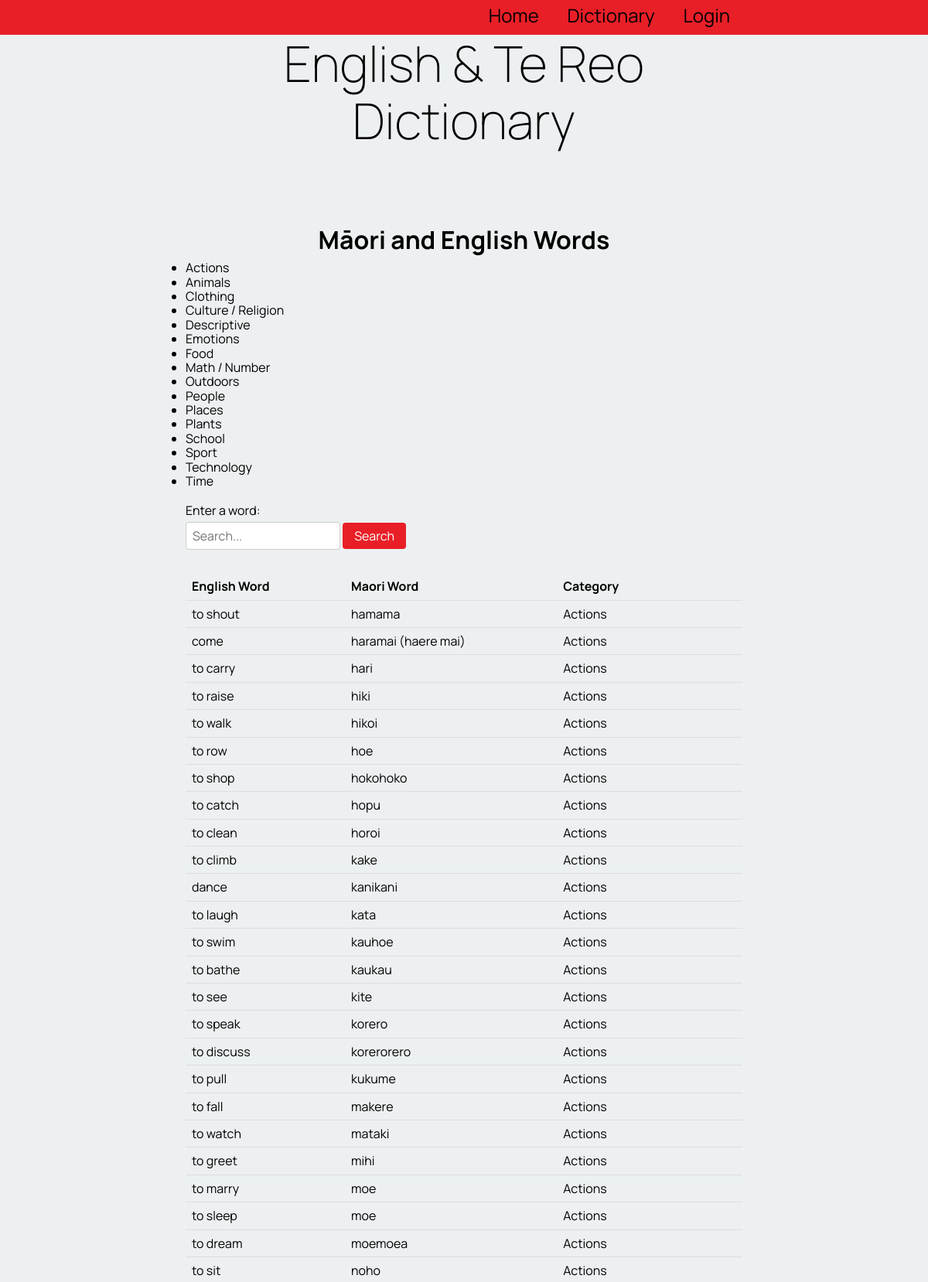
/dictionary_page (upper part), run on the app's committed database.
### tables this page shows
CREATE TABLE "category_table"
(
    cat_id        integer not null
        primary key autoincrement,
    category_name varchar
);

CREATE TABLE "table_word"
(
    word_id      integer not null
        primary key autoincrement,
    english_word varchar(100),
    te_reo_word  varchar(100),
    description  varchar(100),
    category     varchar(100),
    levels       varchar(100),
    user_fk      integer
        constraint table_word_table_account_id_fk
            references users_table,
    cat_fk       integer
        constraint table_word_category_table_cat_id_fk
            references category_table
, word_date varchar(100), image varchar(100));

### app.py (the view)
@app.route('/dictionary_page', methods=['POST','GET'])
def render_dictionary_page():
    if is_logged_in_teacher():
        print("Teacher if logged in!")
    search = request.args.get('search', '').lower().strip() #args stops attributeError by returning an empty string before you search something
    con = create_connection(DATABASE)
    query = "SELECT cat_id, category_name FROM category_table"
    cur = con.cursor()
    cur.execute(query)
    category_list = cur.fetchall()
    if search:    #search function
        query2 = """SELECT word_id, english_word, te_reo_word, category_name FROM table_word INNER JOIN category_table ON table_word.cat_fk = cat_id WHERE english_word LIKE ? OR te_reo_word LIKE ?"""
        cur.execute(query2, ('%' + search + '%', '%' + search + '%'))
    else:     #if no search term gets every word from the database and displays that instead
        query2 = """SELECT word_id, english_word, te_reo_word, category_name FROM table_word INNER JOIN category_table ON table_word.cat_fk = cat_id"""
        cur.execute(query2)
    word = cur.fetchall()
    con.close()
    return render_template('dictionary_page.html', logged_in=is_logged_in(), categories=category_list, words=word,teacher_log=is_logged_in_teacher())

### app.py (called while the page is built)
def create_connection(db_file): #connects to the database
    try:
        connection = sqlite3.connect(db_file)
        return connection
    except Error as e:
        print(e)   #prints the error message
    return None

def is_logged_in():    #checks if the user has logged in
    if session.get("email") is None:
        print("not logged in ")
        return False
    else:
        print("logged in!")
        return True

def is_logged_in_teacher():
        email = session.get("email")
        con = create_connection(DATABASE)
        cur = con.cursor()
        query = """SELECT is_teacher FROM users_table WHERE email = ?"""
        cur.execute(query, (email, ))
        teacher = cur.fetchall()
        con.close()
        print("yooo", teacher)
        if ('yes',) in teacher:
            print("teacher logged in!")
            con = create_connection(DATABASE)
            query = "SELECT users_id FROM users_table"
            cur = con.cursor()
            cur.execute(query)
            test = cur.fetchall()
            print(test)
            return True
        else:
            return False

### templates/dictionary_page.html (shortened to what this page needs)
{% extends 'base.html' %}
{% block pageheading %}Māori and English Words{% endblock %}
{% block main %}
    <ul>
        {% for catergory in categories %}
                <li>
                    <a href="/sort_by_category/{{ catergory[0] }}">{{ catergory[1] }}</a>
                </li>
        {% endfor %}
    </ul>
    <form action="{{ url_for('render_dictionary_page', cat_id=cat_id) }}" method="GET">
        <label for="word-search">Enter a word:</label>
        <input type="text" name="search" value="{{ search_term }}" placeholder="Search...">
        <button type="submit">Search</button>
    </form>
    <table>
        <thead>
            <tr>
                <th>English Word</th>
                <th>Maori Word</th>
                <th>Category</th>
            </tr>
        </thead>
        <tbody>
            {% for word in words %}
                <tr>
                    <td><a href="/word_info/{{ word[0] }}">{{ word[1] }}</a></td>
                    <td>{{ word[2] }}</td>
                    <td>{{ word[3] }}</td>
                </tr>
            {% endfor %}
        </tbody>
    </table>
{% endblock %}

### static/style.css (style rules this page uses)
* { font-family: 'Manrope', sans-serif; padding: 0; margin: 0; box-sizing: border-box; }
body { background-color: rgba(236, 240, 241, 1.0); }
a, a:visited { color: rgb(0, 0, 0); text-decoration: none; }
table { width: 100%; border-collapse: collapse; margin-bottom: 20px; }
table th, table td { padding: 8px; text-align: left; border-bottom: 1px solid #ddd; }
form { margin-bottom: 20px; }
form label { display: block; margin-bottom: 5px; }
form input[type="text"] { width: 200px; padding: 8px; border: 1px solid #ccc; border-radius: 4px; margin-bottom: 10px; }
form button { padding: 8px 15px; background-color: #e81f27; color: #fff; border: none; border-radius: 4px; cursor: pointer; }

### data on the page
category_table: category_name "Actions"
category_table: category_name "Animals"
category_table: category_name "Clothing"
category_table: category_name "Culture / Religion"
category_table: category_name "Descriptive"
category_table: category_name "Emotions"
category_table: category_name "Food"
category_table: category_name "Math / Number"
category_table: category_name "Outdoors"
category_table: category_name "People"
category_table: category_name "Places"
category_table: category_name "Plants"
category_table: category_name "School"
category_table: category_name "Sport"
category_table: category_name "Technology"
category_table: category_name "Time"
table_word: english_word "to shout", te_reo_word "hamama", category_name "Actions"
table_word: english_word "come", te_reo_word "haramai (haere mai)", category_name "Actions"
table_word: english_word "to carry", te_reo_word "hari", category_name "Actions"
table_word: english_word "to raise", te_reo_word "hiki", category_name "Actions"
table_word: english_word "to walk", te_reo_word "hikoi", category_name "Actions"
table_word: english_word "to row", te_reo_word "hoe", category_name "Actions"
table_word: english_word "to shop", te_reo_word "hokohoko", category_name "Actions"
table_word: english_word "to catch", te_reo_word "hopu", category_name "Actions"
table_word: english_word "to clean", te_reo_word "horoi", category_name "Actions"
table_word: english_word "to climb", te_reo_word "kake", category_name "Actions"
table_word: english_word "dance", te_reo_word "kanikani", category_name "Actions"
table_word: english_word "to laugh", te_reo_word "kata", category_name "Actions"
table_word: english_word "to swim", te_reo_word "kauhoe", category_name "Actions"
table_word: english_word "to bathe", te_reo_word "kaukau", category_name "Actions"
table_word: english_word "to see", te_reo_word "kite", category_name "Actions"
table_word: english_word "to speak", te_reo_word "korero", category_name "Actions"
table_word: english_word "to discuss", te_reo_word "korerorero", category_name "Actions"
table_word: english_word "to pull", te_reo_word "kukume", category_name "Actions"
table_word: english_word "to fall", te_reo_word "makere", category_name "Actions"
table_word: english_word "to watch", te_reo_word "mataki", category_name "Actions"
table_word: english_word "to greet", te_reo_word "mihi", category_name "Actions"
table_word: english_word "to marry", te_reo_word "moe", category_name "Actions"
table_word: english_word "to sleep", te_reo_word "moe", category_name "Actions"
table_word: english_word "to dream", te_reo_word "moemoea", category_name "Actions"
table_word: english_word "to sit", te_reo_word "noho", category_name "Actions"
